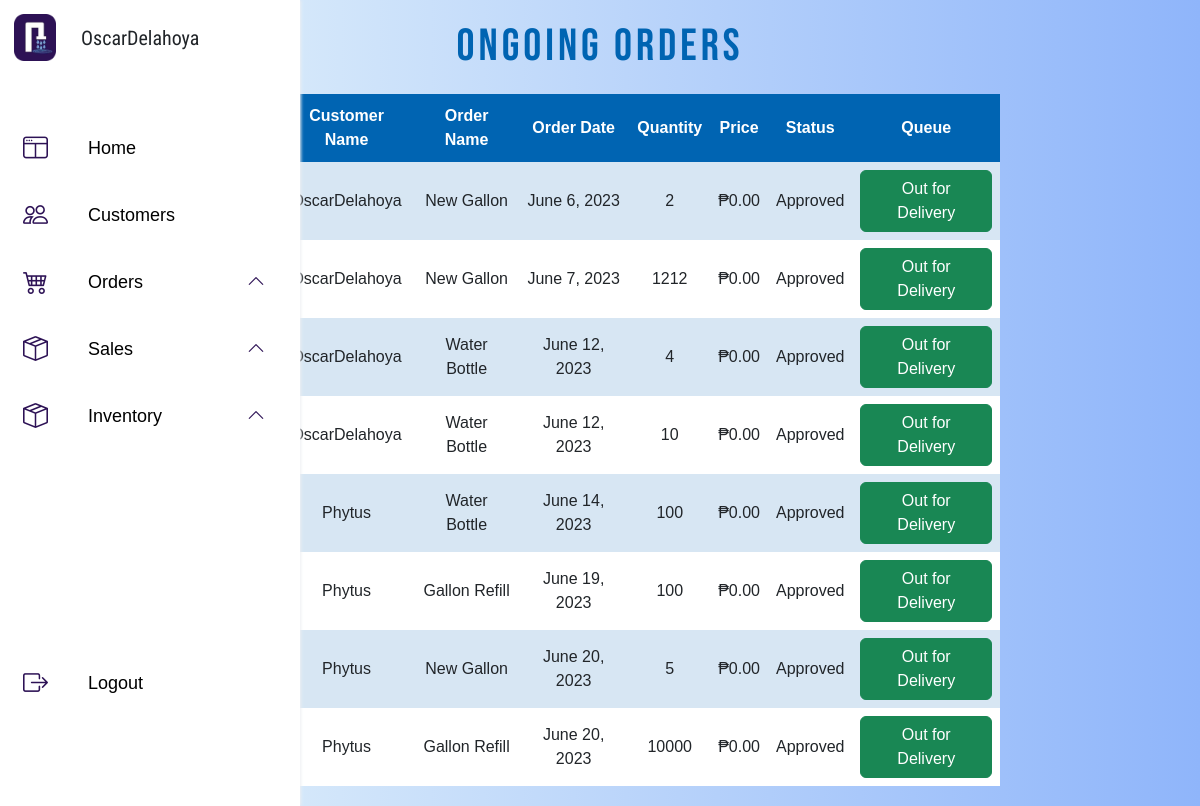
The page /tentian_V22/admin/admin_ongoingdeliver.php (signed in) on the database its author committed.
### tables this page shows
CREATE TABLE `orders` (
  `order_id` int(11) NOT NULL,
  `order_name` varchar(255) NOT NULL,
  `quantity` int(11) NOT NULL,
  `price` int(15) NOT NULL,
  `full_name` varchar(255) NOT NULL,
  `complete_address` varchar(255) NOT NULL,
  `date_created` timestamp NOT NULL DEFAULT current_timestamp(),
  `status` enum('Pending','Approved','Declined','Complete') NOT NULL
);

### tentian_V22/admin/admin_ongoingdeliver.php (the view, shortened to what this page needs)
<?php
$user = $_SESSION['user'];
include('../Connection/Connection.php');
$sql = "SELECT order_id, order_name, full_name, date_created, quantity, price, status FROM orders WHERE status = 'Approved'";
$stmt = $conn->prepare($sql);
$stmt->execute();
$orders = $stmt->fetchAll(PDO::FETCH_ASSOC);
?>
<!DOCTYPE html>
<html>
<head>
    <link href="https://cdn.jsdelivr.net/npm/bootstrap@5.3.0-alpha3/dist/css/bootstrap.min.css" rel="stylesheet">
    <link rel="stylesheet" href="https://cdn.jsdelivr.net/npm/bootstrap-icons@1.10.5/font/bootstrap-icons.css">
    <link rel="stylesheet" href="../admin/files/admin.css">
    <link rel="stylesheet" href="https://unpkg.com/aos@next/dist/aos.css"/>
</head>
<body>
    <?php include ('../admin/adminsidebar.php') ?>
    <div class="main-content">
        <div class="admO-header"><h1>Ongoing Orders</h1></div>
        <?php if (empty($orders)): ?>
            <div class="order-table" data-aos="fade-up">
                <table class="tables">
                    <thead>
                        <tr>
                            <th scope="col">Order ID</th>
                            <th scope="col">Customer Name</th>
                            <th scope="col">Order Name</th>
                            <th scope="col">Order Date</th>
                            <th scope="col">Quantity</th>
                            <th scope="col">Price</th>
                            <th scope="col">Status</th>
                            <th scope="col">Actions</th>
                        </tr>
                    </thead>
                    <tbody>
                        <tr>
                            <td colspan="8" class="no-orders">No Orders for Today</td>
                        </tr>
                    </tbody>
                </table>
            </div>
        <?php else: ?>
            <div class="order-table" data-aos="fade-up">
                <table class="tables">
                    <thead>
                        <tr>
                            <th scope="col">Order ID</th>
                            <th scope="col">Customer Name</th>
                            <th scope="col">Order Name</th>
                            <th scope="col">Order Date</th>
                            <th scope="col">Quantity</th>
                            <th scope="col">Price</th>
                            <th scope="col">Status</th>
                            <th scope="col">Queue</th>
                        </tr>
                    </thead>
                    <tbody>
                        <?php foreach ($orders as $order): ?>
                            <tr>
                                <td><?= $order['order_id']; ?></td>
                                <td><?= $order['full_name']; ?></td>
                                <td><?= $order['order_name']; ?></td>
                                <td><?= date('F j, Y', strtotime($order['date_created'])); ?></td>
                                <td><?= $order['quantity']; ?></td>
                                <td><?= '₱' . number_format($order['price'], 2); ?></td>
                                <td><?= $order['status']; ?></td>
                                <td>
                                <a href="?complete=true&order_id=<?= $order['order_id']; ?>" class="btn btn-success">Out for Delivery</a>
                                </td>
                            </tr>
                        <?php endforeach; ?>
                    </tbody>
                </table>
            </div>
        <?php endif; ?>
    </div>
</body>
</html>

### tentian_V22/admin/adminsidebar.php (shortened to what this page needs)
<div class='nav'>
  <div class='logo'>
    <img src="../image/Icon.png" alt="User Image" id="userImage"/>
    <span><?= $user['full_name']?></span>
  </div>
  <ul>
    <li><i class="bi bi-window-split"></i><a href="adminportal.php">Home</a></li>
    <li><i class="i bi-people"></i><a href="admin_customers.php">Customers</a></li>
    <li class="dropdown">
    <i class="bi bi-cart4"></i>
      <a href="#" class="dropbtn" onclick="toggleDropdown(this)"><p>Orders<i class="bi bi-chevron-up"></i></p></a>
    </li>
    <li class="dropdown">
      <i class="bi bi-box-seam"></i>
      <a href="#" class="dropbtn" onclick="toggleDropdown(this)"><p>Sales<i class="bi bi-chevron-up"></i></p></a>
    </li>
    <li class="dropdown">
      <i class="bi bi-box-seam"></i>
      <a href="#" class="dropbtn" onclick="toggleDropdown(this)"><p>Inventory<i class="bi bi-chevron-up"></i></p></a>
    </li>
    <li class="last"><i class="bi bi-box-arrow-right"></i><a href="../Connection/logout.php">Logout</a></li>
  </ul>
</div>

### tentian_V22/admin/files/admin.css (style rules this page uses)
* { padding: 0%; margin: 0%; font-family: sans-serif; }
body { height: 100px; background-image: linear-gradient(to right, #ebf8fa, #8fb5fa); }
.nav { width: 70px; height: 100%; background: white; transition: width .5s; position: fixed; box-shadow: 1px 0px 3px #edeff2; float: left; overflow: hidden; transition-duration: 0.1s; z-index: 1; }
.nav ul { list-style-type: none; position: absolute; top: 115px; padding-left: 1px; width: 90%; }
.nav a { padding-left: 72px; text-decoration: none; color: black; font-size: 18px; line-height: 37px; }
.nav li { padding: 15px; cursor: pointer; }
.nav ul li p { display: none; }
.nav span { display: none; }
.nav i { padding-left: 7px; position: fixed; font-size: 25px; color: #2D1255; }
.nav img { width: 36px; margin: 5px; width: 42px; margin-left: 14px; margin-top: 14px; }
.last { position: relative; top: 200px; }
.dropbtn i { left: 0; font-size: large; transition: transform 0.3s ease; margin-left: 240px; }
.main-content { max-width: 70%; margin: 0 auto; padding: 20px; box-sizing: border-box; }
h1 { font-size: 35px; text-align: center; margin-bottom: 20px; }
table { width: 100%; border-collapse: collapse; text-align: center; }
table td, table th { padding: 8px; }
table tr:nth-child(even) { background-color: #fff; }
table tr:nth-child(odd) { background-color: #D7E6F3; }
table th { padding-top: 10px; padding-bottom: 10px; background-color: #0064B2; color: white; text-align: center; }
.admO-header h1 { font-family: 'Bebas Neue', sans-serif; letter-spacing: 4px; color: #0064B2; font-size: 45px; }

### rows shown on the page
orders: full_name "OscarDelahoya", order_name "New Gallon", date_created "June 6, 2023", quantity "2", price "0.00", status "Approved"
orders: full_name "OscarDelahoya", order_name "New Gallon", date_created "June 7, 2023", quantity "1212", price "0.00", status "Approved"
orders: full_name "OscarDelahoya", order_name "Water Bottle", date_created "June 12, 2023", quantity "4", price "0.00", status "Approved"
orders: full_name "OscarDelahoya", order_name "Water Bottle", date_created "June 12, 2023", quantity "10", price "0.00", status "Approved"
orders: full_name "Phytus", order_name "Water Bottle", date_created "June 14, 2023", quantity "100", price "0.00", status "Approved"
orders: full_name "Phytus", order_name "Gallon Refill", date_created "June 19, 2023", quantity "100", price "0.00", status "Approved"
orders: full_name "Phytus", order_name "New Gallon", date_created "June 20, 2023", quantity "5", price "0.00", status "Approved"
orders: full_name "Phytus", order_name "Gallon Refill", date_created "June 20, 2023", quantity "10000", price "0.00", status "Approved"

### other values the page prints
$user['full_name'] "OscarDelahoya"
